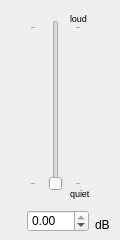
<?xml version="1.0" encoding="UTF-8"?>
<ui version="4.0">
 <class>FaderVertical</class>
 <widget class="QWidget" name="FaderVertical">
  <property name="geometry">
   <rect>
    <x>0</x>
    <y>0</y>
    <width>120</width>
    <height>240</height>
   </rect>
  </property>
  <property name="sizePolicy">
   <sizepolicy hsizetype="Fixed" vsizetype="Fixed">
    <horstretch>0</horstretch>
    <verstretch>0</verstretch>
   </sizepolicy>
  </property>
  <property name="windowTitle">
   <string>Form</string>
  </property>
  <widget class="QDoubleSpinBox" name="doubleSpinBox">
   <property name="geometry">
    <rect>
     <x>27</x>
     <y>210</y>
     <width>62</width>
     <height>22</height>
    </rect>
   </property>
   <property name="minimum">
    <double>-200.000000000000000</double>
   </property>
   <property name="maximum">
    <double>0.000000000000000</double>
   </property>
  </widget>
  <widget class="QLabel" name="label_quiet">
   <property name="geometry">
    <rect>
     <x>70</x>
     <y>185</y>
     <width>48</width>
     <height>16</height>
    </rect>
   </property>
   <property name="font">
    <font>
     <pointsize>7</pointsize>
    </font>
   </property>
   <property name="text">
    <string notr="true">quiet</string>
   </property>
  </widget>
  <widget class="QLabel" name="label_loud">
   <property name="geometry">
    <rect>
     <x>70</x>
     <y>10</y>
     <width>48</width>
     <height>16</height>
    </rect>
   </property>
   <property name="font">
    <font>
     <pointsize>7</pointsize>
    </font>
   </property>
   <property name="text">
    <string notr="true">loud</string>
   </property>
   <property name="alignment">
    <set>Qt::AlignLeading|Qt::AlignLeft|Qt::AlignVCenter</set>
   </property>
  </widget>
  <widget class="QSlider" name="horizontalSlider">
   <property name="geometry">
    <rect>
     <x>30</x>
     <y>20</y>
     <width>51</width>
     <height>171</height>
    </rect>
   </property>
   <property name="cursor">
    <cursorShape>ArrowCursor</cursorShape>
   </property>
   <property name="contextMenuPolicy">
    <enum>Qt::NoContextMenu</enum>
   </property>
   <property name="minimum">
    <number>0</number>
   </property>
   <property name="maximum">
    <number>10000</number>
   </property>
   <property name="pageStep">
    <number>1000</number>
   </property>
   <property name="orientation">
    <enum>Qt::Vertical</enum>
   </property>
   <property name="tickPosition">
    <enum>QSlider::TicksBothSides</enum>
   </property>
   <property name="tickInterval">
    <number>10000</number>
   </property>
  </widget>
  <widget class="QLabel" name="label_dB">
   <property name="geometry">
    <rect>
     <x>95</x>
     <y>210</y>
     <width>24</width>
     <height>22</height>
    </rect>
   </property>
   <property name="text">
    <string notr="true">dB</string>
   </property>
   <property name="alignment">
    <set>Qt::AlignBottom|Qt::AlignLeading|Qt::AlignLeft</set>
   </property>
  </widget>
 </widget>
 <resources/>
 <connections/>
</ui>
